Frame 1 (no input): blank canvas, image omitted
Frame 60 (the mouse pressed at the canvas centre just before this capture): blank canvas, image omitted
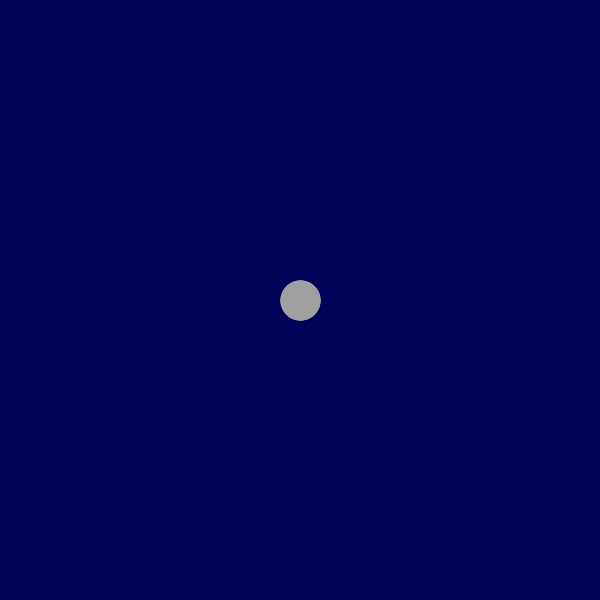
Frame 120 (the mouse held since frame 60 and released just before this capture)

The Processing sketch whose frames 1 and 60 were blank and that drew this single picture after the mouse press (run headless with seeded random() and noise(); from frame 60 on, the mouse is pressed at the canvas centre):

// Processing sketch: processing_75045
// ── processing_75045.pde

int currentFrame = 0;
PImage[] frames = new PImage[20];
int lastTime = 0;

void setup() {
  size(600, 600); // size of the actual window
  strokeWeight(40); // size of the stroke (the sphere being manipulated)
  stroke(160);
  background(600);
  
  for (int i = 0; i < frames.length; i++) {
    frames[i] = get(); // creates a blank frame
  }
}

void draw() {
  int currentTime = millis(); // uses milliseconds for time
  if (currentTime > lastTime+1) {
    nextFrame(); // if time has passsed by 1 millisecond then next frame
    lastTime = currentTime; // recurses so that it's then the current frame
  }
  if (mousePressed == true) {
    line(pmouseX, pmouseY, mouseX, mouseY); // this just copies where my mouse is.
  }
  fill(255,0,0); 
}

void nextFrame() 
{
  frames[currentFrame] = get(); // Get the display window
  currentFrame++; // Increment to next frame
  if (currentFrame >= frames.length) {
    currentFrame = 0;
  }
  image(frames[currentFrame], 0, 0);
}
